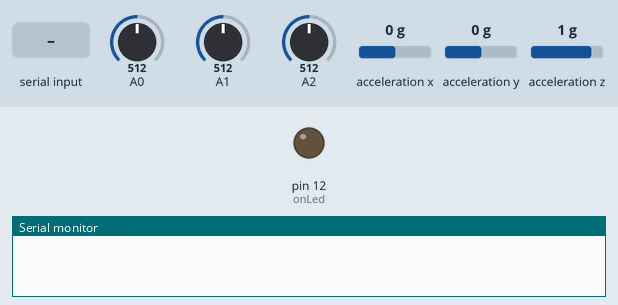
Recording of a sketch running on a simulated Arduino Uno, built with avr-gcc and run on an emulated ATmega328P. Parts: output pins drawn as LEDs (lit = HIGH), the last lines printed to the serial monitor. Dashed ring = blinking. Inputs (shaded band) come from the test bench; at power-on: A0 = 512, A1 = 512, A2 = 512, acceleration x 0 g, acceleration y 0 g, acceleration z 1 g.

Above: at 2.2 s.
2.3 s: "1" received over Serial
At 2.59 s:
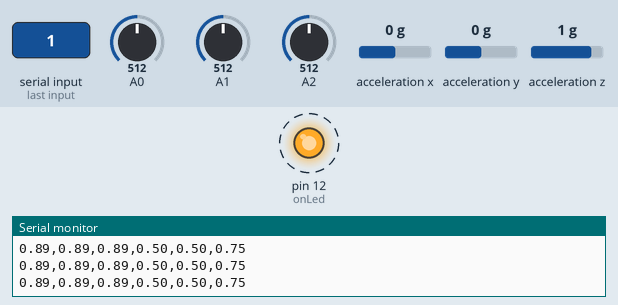
5.3 s: A0 set to 546
8.3 s: A0 set to 569
11.3 s: A1 set to 120
14.3 s: A1 set to 101
17.3 s: A2 set to 121
20.3 s: A2 set to 102
Timing chart, 0 to 24.3 s (numbered marks = the images above; inputs shaded):
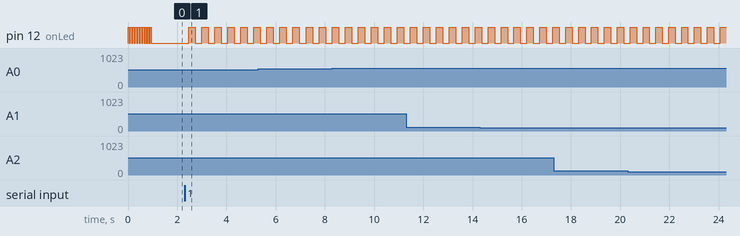

The sketch:

ArduinoToProcessing.ino
```cpp
/* Get the accelerometer values and send them over to processing.
     Processing then buffers the values and sends them over to the WEKINATOR.
     The WEKINATOR then processes the buffer and sends output to MAX/MSP.
     Over-architected? Nah. */

#include <Wire.h>                 // Must include Wire library for I2C
#include "SparkFun_MMA8452Q.h"    // Click here to get the library: http://librarymanager/All#SparkFun_MMA8452Q

MMA8452Q accel;                   // create instance of the MMA8452 class

// We only start transmitting via bluetooth when told via MaxMSP.
int started = 0;
int serialValue;

//To distinguish whether the Instrument is on.
int onLed = 12;
int ledOn = 1;
int t = 0;
// How fast the led is blinking tells us information
// Really fast = turning on. Slowly = on but not sending BT data. Medium = Sending BT data.
int lightBlinkSlowness = 15;

//For use in filtering the first acceletometer's values
float filteredX1 = 0; float filteredY1 = 0; float filteredZ1 = 0;
float prevX1 = 0, prevY1 = 0, prevZ1 = 0;
float prevprevX1 = 0, prevprevY1 = 0, prevprevZ1 = 0;

//For use in filtering the second accelerometer's values
float filteredX2 = 0, filteredY2 = 0, filteredZ2 = 0;
float prevX2 = 0, prevY2 = 0, prevZ2 = 0;
float prevprevX2 = 0, prevprevY2 = 0, prevprevZ2 = 0;

//Message to send to processing is of the form:
//x1,x2,y1,y2,z1,z2,X1,X2,Y1,Y2,Z1,Z2
boolean sendSerial = true; //only send serial message every other time.

//Stuff for microphone
const int sampleWindow = 50; // Sample window width in mS (50 mS = 20Hz)
unsigned int sample;

void setup() {
  pinMode(onLed, OUTPUT);
  Serial.begin(9600);
  Wire.begin();
  accel.begin();

  turningOnLightSequence();
}


void loop() {

  if (Serial.available()) // check to see if there's serial data in the buffer
  {
    while (Serial.available()) {
      serialValue = Serial.read(); // read a byte of serial data until the buffer is empty.
    }
    started = 1 - started; // An on/off switch, effectively.
    lightBlinkSlowness = 20 - lightBlinkSlowness;
  }

  blinkOnLight();

  delay(50); //BT doesn't work sending quicker than every 50ms

  if (started) {
    /* Read the microphone signal */
    //double micValue = readMicrophoneSignal();

    /* First Acceletometer (I2C) */
    float unfilteredX1 = 0, unfilteredY1 = 0, unfilteredZ1 = 0;
    if (accel.available()) {
      // Acceleration of x, y, and z directions in g units. Scaled to between 0 and 1.
      unfilteredX1 = 0.5 + (float(accel.getCalculatedX()) / 4);
      unfilteredY1 = 0.5 + (float(accel.getCalculatedY()) / 4);
      unfilteredZ1 = 0.5 + (float(accel.getCalculatedZ()) / 4);
      /*filteredX1 = 0.05 * prevprevX1 + 0.15 * prevX1 + 0.25 * filteredX1 + 0.55 * unfilteredX1;
        filteredY1 = 0.05 * prevprevY1 + 0.15 * prevY1 + 0.25 * filteredY1 + 0.55 * unfilteredY1;
        filteredZ1 = 0.05 * prevprevZ1 + 0.15 * prevZ1 + 0.25 * filteredZ1 + 0.55 * unfilteredZ1;*/
    }

    /* Second Accelerometer (Analog Read) */
    float unfilteredX2 = constrain((1.5 * float(analogRead(A0)) / 675) - 0.25, 0, 1); //Scale the inputs to between 0-1. Better for ML.
    float unfilteredY2 = constrain((1.5 * float(analogRead(A1)) / 675) - 0.25, 0, 1); //Also constraining it to be between -2g and 2g because that's what the other accelerometer uses.
    float unfilteredZ2 = constrain((1.5 * float(analogRead(A2)) / 675) - 0.25, 0, 1);
    /*filteredX2 = 0.05 * prevprevX2 + 0.15 * prevX2 + 0.25 * filteredX2 + 0.55 * unfilteredX2;
      filteredY2 = 0.05 * prevprevY2 + 0.15 * prevY2 + 0.25 * filteredY2 + 0.55 * unfilteredY2;
      filteredZ2 = 0.05 * prevprevZ2 + 0.15 * prevZ2 + 0.25 * filteredZ2 + 0.55 * unfilteredZ2;*/

    /**
       Message to send to processing is of the form:
       x1,x2,y1,y2,z1,z2,X1,X2,Y1,Y2,Z1,Z2
       Capitals are used to denote the MMA8452Q accelerometer vals.
    */
    if (sendSerial) {
      /*Serial.println(String(prevX2) + "," + String(filteredX2) + "," + String(prevY2) + "," + String(filteredY2) + "," + String(prevZ2) + "," + String(filteredZ2)
                     + "," + String(prevX1) + "," + String(filteredX1) + "," + String(prevY1) + "," + String(filteredY1) + "," + String(prevZ1) + "," + String(filteredZ1));
        //+ "," + String(micValue));*/
      Serial.println(String(unfilteredX2) + "," + String(unfilteredY2) + "," + String(unfilteredZ2) + ","
                     + String(unfilteredX1) + "," + String(unfilteredY1) + "," + String(unfilteredZ1));// + "," + String(micValue));
    }
    //sendSerial = !sendSerial;

    /**
       Update the 1st filter's values
    */
    /*prevprevX1 = prevX1;
      prevprevY1 = prevY1;
      prevprevZ1 = prevZ1;
      prevX1 = unfilteredX1;
      prevY1 = unfilteredY1;
      prevZ1 = unfilteredZ1;*/
    /**
       Update the 2nd filter's values
    */
    /*prevprevX2 = prevX2;
      prevprevY2 = prevY2;
      prevprevZ2 = prevZ2;
      prevX2 = unfilteredX2;
      prevY2 = unfilteredY2;
      prevZ2 = unfilteredZ2;*/
  }
}

/**
  Blink the light fast so we know when it's turning on.
*/
void turningOnLightSequence() {
  for (int i = 0; i < 10; i++) {
    digitalWrite(onLed, HIGH);
    delay(50);
    digitalWrite(onLed, LOW);
    delay(50);
  }
}

/**
   Blink the light at a
*/
void blinkOnLight() {
  t++;
  if (t % lightBlinkSlowness == 0) {
    t -= lightBlinkSlowness;
    ledOn = 1 - ledOn;
    if (ledOn == 1) {
      digitalWrite(onLed, HIGH);
    } else {
      digitalWrite(onLed, LOW);
    }
  }
}

double readMicrophoneSignal() {
  unsigned long startMillis = millis(); // Start of sample window
  unsigned int peakToPeak = 0;   // peak-to-peak level

  unsigned int signalMax = 0;
  unsigned int signalMin = 1024;

  // collect data for sampleWindow number of mS
  while (millis() - startMillis < sampleWindow)
  {
    sample = analogRead(A5);
    if (sample < 1024) { // toss out spurious readings
      if (sample > signalMax) {
        signalMax = sample;  // save just the max levels
      } else if (sample < signalMin) {
        signalMin = sample;  // save just the min levels
      }
    }
  }
  peakToPeak = signalMax - signalMin;  // max - min = peak-peak amplitude
  double micValue = (peakToPeak * 1.0) / 1024;  // convert to between 0 and 1.
  return micValue;
}
```

Measured:
- after the input at 2.3 s, pin 12 (onLed): alternates HIGH for 0.27 s and LOW for 0.27 s, starting after 0.43 s
